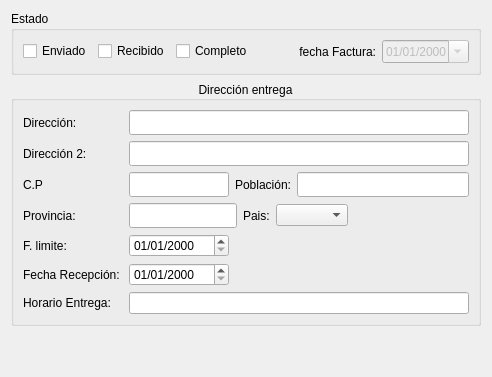
         <widget class="QWidget" name="tab_9">
          <attribute name="title">
           <string>Procesos</string>
          </attribute>
          <layout class="QGridLayout" name="gridLayout_11">
           <item row="1" column="0" rowspan="2">
            <widget class="QGroupBox" name="groupBox_2">
             <property name="title">
              <string>Dirección entrega</string>
             </property>
             <property name="alignment">
              <set>Qt::AlignCenter</set>
             </property>
             <property name="flat">
              <bool>false</bool>
             </property>
             <layout class="QGridLayout" name="gridLayout_7">
              <item row="0" column="0">
               <widget class="QLabel" name="label_38">
                <property name="text">
                 <string>Dirección:</string>
                </property>
               </widget>
              </item>
              <item row="0" column="1">
               <widget class="QLineEdit" name="txtdireccion_entrega1">
                <property name="minimumSize">
                 <size>
                  <width>0</width>
                  <height>25</height>
                 </size>
                </property>
               </widget>
              </item>
              <item row="1" column="0">
               <widget class="QLabel" name="label_41">
                <property name="text">
                 <string>Dirección 2:</string>
                </property>
               </widget>
              </item>
              <item row="1" column="1">
               <widget class="QLineEdit" name="txtdireccion_entrega1_2">
                <property name="minimumSize">
                 <size>
                  <width>0</width>
                  <height>25</height>
                 </size>
                </property>
               </widget>
              </item>
              <item row="2" column="0">
               <widget class="QLabel" name="label_31">
                <property name="text">
                 <string>C.P</string>
                </property>
               </widget>
              </item>
              <item row="2" column="1">
               <layout class="QHBoxLayout" name="horizontalLayout_4">
                <item>
                 <widget class="QLineEdit" name="txtcp_entrega">
                  <property name="minimumSize">
                   <size>
                    <width>0</width>
                    <height>25</height>
                   </size>
                  </property>
                  <property name="maximumSize">
                   <size>
                    <width>100</width>
                    <height>16777215</height>
                   </size>
                  </property>
                 </widget>
                </item>
                <item>
                 <widget class="QLabel" name="label_40">
                  <property name="text">
                   <string>Población:</string>
                  </property>
                 </widget>
                </item>
                <item>
                 <widget class="QLineEdit" name="txtpoblacion_entrega">
                  <property name="sizePolicy">
                   <sizepolicy hsizetype="Expanding" vsizetype="Fixed">
                    <horstretch>0</horstretch>
                    <verstretch>0</verstretch>
                   </sizepolicy>
                  </property>
                  <property name="minimumSize">
                   <size>
                    <width>0</width>
                    <height>25</height>
                   </size>
                  </property>
                 </widget>
                </item>
               </layout>
              </item>
              <item row="3" column="0">
               <widget class="QLabel" name="label_39">
                <property name="text">
                 <string>Provincia:</string>
                </property>
               </widget>
              </item>
              <item row="3" column="1">
               <layout class="QHBoxLayout" name="horizontalLayout_7">
                <item>
                 <widget class="QLineEdit" name="txtprovincia_entrega">
                  <property name="sizePolicy">
                   <sizepolicy hsizetype="Preferred" vsizetype="Fixed">
                    <horstretch>0</horstretch>
                    <verstretch>0</verstretch>
                   </sizepolicy>
                  </property>
                  <property name="minimumSize">
                   <size>
                    <width>0</width>
                    <height>25</height>
                   </size>
                  </property>
                  <property name="maximumSize">
                   <size>
                    <width>16777215</width>
                    <height>16777215</height>
                   </size>
                  </property>
                 </widget>
                </item>
                <item>
                 <widget class="QLabel" name="label_37">
                  <property name="text">
                   <string>Pais:</string>
                  </property>
                 </widget>
                </item>
                <item>
                 <widget class="QComboBox" name="combo_pais_entrega"/>
                </item>
                <item>
                 <spacer name="horizontalSpacer_4">
                  <property name="orientation">
                   <enum>Qt::Horizontal</enum>
                  </property>
                  <property name="sizeHint" stdset="0">
                   <size>
                    <width>40</width>
                    <height>20</height>
                   </size>
                  </property>
                 </spacer>
                </item>
               </layout>
              </item>
              <item row="4" column="0">
               <widget class="QLabel" name="label_23">
                <property name="text">
                 <string>F. limite:</string>
                </property>
               </widget>
              </item>
              <item row="4" column="1">
               <widget class="QDateEdit" name="txtFechaLimite">
                <property name="maximumSize">
                 <size>
                  <width>100</width>
                  <height>16777215</height>
                 </size>
                </property>
                <property name="displayFormat">
                 <string>dd/MM/yyyy</string>
                </property>
               </widget>
              </item>
              <item row="5" column="0">
               <widget class="QLabel" name="label_42">
                <property name="text">
                 <string>Fecha Recepción: </string>
                </property>
               </widget>
              </item>
              <item row="5" column="1">
               <widget class="QDateEdit" name="txtfechaRecepcion">
                <property name="minimumSize">
                 <size>
                  <width>0</width>
                  <height>0</height>
                 </size>
                </property>
                <property name="maximumSize">
                 <size>
                  <width>100</width>
                  <height>16777215</height>
                 </size>
                </property>
                <property name="displayFormat">
                 <string>dd/MM/yyyy</string>
                </property>
                <property name="calendarPopup">
                 <bool>false</bool>
                </property>
               </widget>
              </item>
              <item row="6" column="0">
               <widget class="QLabel" name="label_19">
                <property name="text">
                 <string>Horario Entrega:</string>
                </property>
               </widget>
              </item>
              <item row="6" column="1">
               <widget class="QLineEdit" name="txtHorarioEntrega"/>
              </item>
             </layout>
            </widget>
           </item>
           <item row="3" column="0">
            <spacer name="verticalSpacer_6">
             <property name="orientation">
              <enum>Qt::Vertical</enum>
             </property>
             <property name="sizeHint" stdset="0">
              <size>
               <width>20</width>
               <height>40</height>
              </size>
             </property>
            </spacer>
           </item>
           <item row="0" column="0">
            <widget class="QGroupBox" name="groupBox_5">
             <property name="title">
              <string>Estado</string>
             </property>
             <layout class="QHBoxLayout" name="horizontalLayout_3">
              <item>
               <widget class="QCheckBox" name="chkenviado">
                <property name="text">
                 <string>Enviado</string>
                </property>
               </widget>
              </item>
              <item>
               <widget class="QCheckBox" name="chkRecibido">
                <property name="text">
                 <string>Recibido</string>
                </property>
               </widget>
              </item>
              <item>
               <widget class="QCheckBox" name="chkcompleto">
                <property name="text">
                 <string>Completo</string>
                </property>
               </widget>
              </item>
              <item>
               <spacer name="horizontalSpacer_5">
                <property name="orientation">
                 <enum>Qt::Horizontal</enum>
                </property>
                <property name="sizeHint" stdset="0">
                 <size>
                  <width>40</width>
                  <height>20</height>
                 </size>
                </property>
               </spacer>
              </item>
              <item>
               <widget class="QLabel" name="lbfacturado">
                <property name="styleSheet">
                 <string notr="true"/>
                </property>
                <property name="text">
                 <string>fecha Factura:</string>
                </property>
                <property name="alignment">
                 <set>Qt::AlignRight|Qt::AlignTrailing|Qt::AlignVCenter</set>
                </property>
               </widget>
              </item>
              <item>
               <widget class="QDateEdit" name="txtfecha_factura">
                <property name="enabled">
                 <bool>false</bool>
                </property>
                <property name="sizePolicy">
                 <sizepolicy hsizetype="Preferred" vsizetype="Fixed">
                  <horstretch>0</horstretch>
                  <verstretch>0</verstretch>
                 </sizepolicy>
                </property>
                <property name="displayFormat">
                 <string>dd/MM/yyyy</string>
                </property>
                <property name="calendarPopup">
                 <bool>true</bool>
                </property>
               </widget>
              </item>
             </layout>
            </widget>
           </item>
          </layout>
         </widget>
